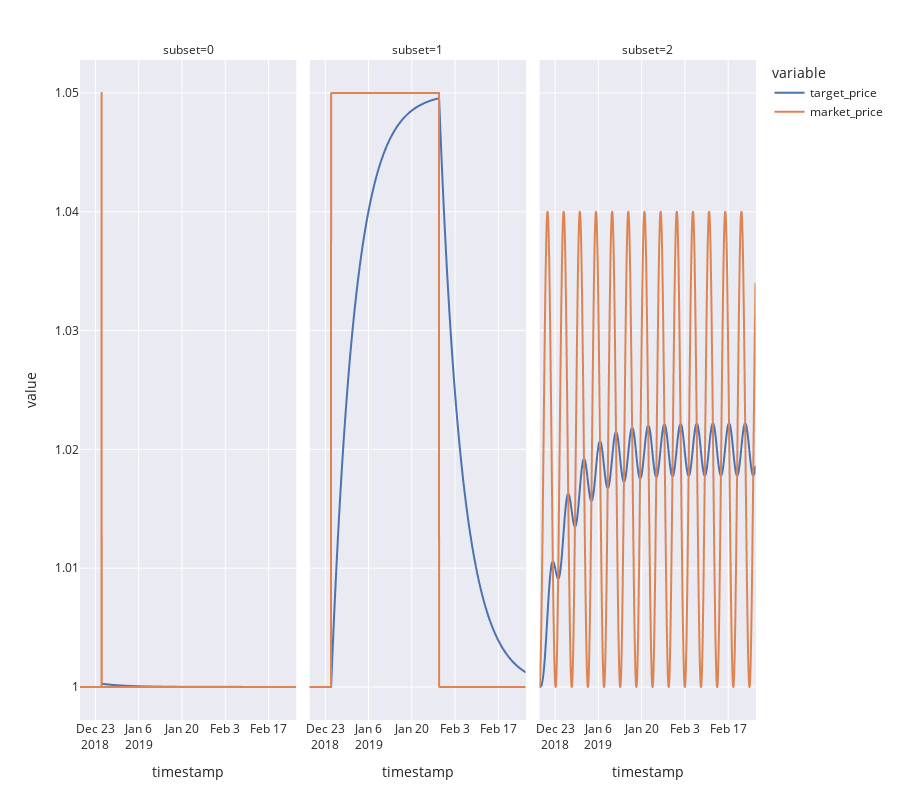

Notebook cell for this chart:
### Code cell
fig = px.line(
    df,
    x='timestamp',
    y=['target_price', 'market_price'],
    facet_col_wrap=3,
    facet_col='subset',
    template='seaborn',
    height=800
)

fig.show()
fig.write_image('plots/notebook_validation_market_price/response.png', width=1000, height=850)
# from IPython.display import SVG,display
# display(SVG(filename='plots/notebook_validation_market_price/response.svg'))

### Figure 1 — Plotly figure (JSON) as saved in the notebook; plotly's stock layout.template omitted (floating-point values rounded to 4 significant figures; data arrays with more than 128 entries replaced by an {"elided": "..."} marker saying what was removed)
{"data": [{"hovertemplate": "variable=target_price<br>subset=0<br>timestamp=%{x}<br>value=%{y}<extra></extra>", "legendgroup": "target_price", "line": {"color": "rgb(76,114,176)", "dash": "solid"}, "mode": "lines", "name": "target_price", "showlegend": true, "type": "scattergl", "x": {"elided": "1681 str values"}, "xaxis": "x", "y": {"elided": "1681 float values"}, "yaxis": "y"}, {"hovertemplate": "variable=target_price<br>subset=1<br>timestamp=%{x}<br>value=%{y}<extra></extra>", "legendgroup": "target_price", "line": {"color": "rgb(76,114,176)", "dash": "solid"}, "mode": "lines", "name": "target_price", "showlegend": false, "type": "scattergl", "x": {"elided": "1681 str values"}, "xaxis": "x2", "y": {"elided": "1681 float values"}, "yaxis": "y2"}, {"hovertemplate": "variable=target_price<br>subset=2<br>timestamp=%{x}<br>value=%{y}<extra></extra>", "legendgroup": "target_price", "line": {"color": "rgb(76,114,176)", "dash": "solid"}, "mode": "lines", "name": "target_price", "showlegend": false, "type": "scattergl", "x": {"elided": "1681 str values"}, "xaxis": "x3", "y": {"elided": "1681 float values"}, "yaxis": "y3"}, {"hovertemplate": "variable=market_price<br>subset=0<br>timestamp=%{x}<br>value=%{y}<extra></extra>", "legendgroup": "market_price", "line": {"color": "rgb(221,132,82)", "dash": "solid"}, "mode": "lines", "name": "market_price", "showlegend": true, "type": "scattergl", "x": {"elided": "1681 str values"}, "xaxis": "x", "y": {"elided": "1681 float values"}, "yaxis": "y"}, {"hovertemplate": "variable=market_price<br>subset=1<br>timestamp=%{x}<br>value=%{y}<extra></extra>", "legendgroup": "market_price", "line": {"color": "rgb(221,132,82)", "dash": "solid"}, "mode": "lines", "name": "market_price", "showlegend": false, "type": "scattergl", "x": {"elided": "1681 str values"}, "xaxis": "x2", "y": {"elided": "1681 float values"}, "yaxis": "y2"}, {"hovertemplate": "variable=market_price<br>subset=2<br>timestamp=%{x}<br>value=%{y}<extra></extra>", "legendgroup": "market_price", "line": {"color": "rgb(221,132,82)", "dash": "solid"}, "mode": "lines", "name": "market_price", "showlegend": false, "type": "scattergl", "x": {"elided": "1681 str values"}, "xaxis": "x3", "y": {"elided": "1681 float values"}, "yaxis": "y3"}], "layout": {"annotations": [{"font": {}, "showarrow": false, "text": "subset=0", "x": 0.16, "xanchor": "center", "xref": "paper", "y": 1, "yanchor": "bottom", "yref": "paper"}, {"font": {}, "showarrow": false, "text": "subset=1", "x": 0.5, "xanchor": "center", "xref": "paper", "y": 1, "yanchor": "bottom", "yref": "paper"}, {"font": {}, "showarrow": false, "text": "subset=2", "x": 0.84, "xanchor": "center", "xref": "paper", "y": 1, "yanchor": "bottom", "yref": "paper"}], "height": 800, "legend": {"title": {"text": "variable"}, "tracegroupgap": 0}, "margin": {"t": 60}, "xaxis": {"anchor": "y", "domain": [0, 0.32], "title": {"text": "timestamp"}}, "xaxis2": {"anchor": "y2", "domain": [0.34, 0.66], "matches": "x", "title": {"text": "timestamp"}}, "xaxis3": {"anchor": "y3", "domain": [0.68, 1.0], "matches": "x", "title": {"text": "timestamp"}}, "yaxis": {"anchor": "x", "domain": [0, 1], "title": {"text": "value"}}, "yaxis2": {"anchor": "x2", "domain": [0, 1], "matches": "y", "showticklabels": false}, "yaxis3": {"anchor": "x3", "domain": [0, 1], "matches": "y", "showticklabels": false}}}
